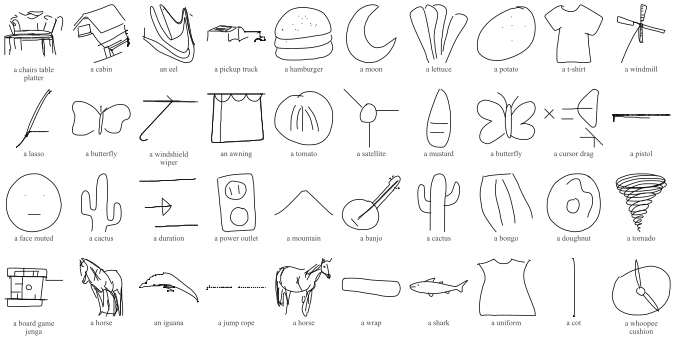

Reproduce this figure in Python.
import json
import os
import sys
import textwrap

import matplotlib
matplotlib.use("Agg")
import matplotlib.pyplot as plt
import numpy as np

sys.path[:0] = ["inference", "tools", "."]
import figures
import pen as mini
from strokes import Strokes, held_out

SOURCES = ["quickdraw", "tuberlin", "sketchy", "things", "seva", "controlsketch", "icons"]


def captions(n, rng, holdout=20):
    found = []
    for source in SOURCES:
        f = Strokes(f"data/{source}.sketch.parquet").files[0]
        rows = np.flatnonzero(held_out(f, holdout))
        found += [(source, str(f.tables["label"][f.cols["label"][i]])) for i in rng.choice(rows, 400, replace=False)]
    picked = [found[i] for i in rng.choice(len(found), n, replace=False)]
    return [(s, ("an " if t[0].lower() in "aeio" else "a ") + t.replace("_", " ")) for s, t in picked]


def make(out, n=40, seed=0, model="sketch.npz"):
    rng, pen = np.random.default_rng(seed), mini.Pen(model)
    cells = []
    for k, (source, text) in enumerate(captions(n, rng)):
        p = pen.draw(text, temperature=0.4, rng=np.random.default_rng([seed, k]))
        cells.append(dict(text=text, source=source, drawing=np.round(p * [240, 240, 1], 2).tolist()))
        print(k, source, text, flush=True)
    json.dump(cells, open(out + ".json", "w"))


def main(out="paper/figures/random_sketches"):
    if not os.path.exists(out + ".json") or "--fresh" in sys.argv:
        make(out)
    cells = json.load(open(out + ".json"))
    plt.rcParams.update({"font.family": "serif", "font.serif": ["Times New Roman", "Times", "STIXGeneral"]})
    fig, axes = plt.subplots(4, 10, figsize=(6.75, 3.4))
    for ax, cell in zip(axes.ravel(), cells):
        ax.axis("off")
        figures.ink(ax, figures.points(cell["drawing"]), 0.55, 0.04)
        ax.text(0.5, -0.04, textwrap.fill(cell["text"], 16), transform=ax.transAxes, fontsize=5.5, ha="center", va="top", color="#444")
    fig.subplots_adjust(left=0.005, right=0.995, top=0.995, bottom=0.06, wspace=0.12, hspace=0.32)
    fig.savefig(out + ".pdf")
    fig.savefig(out + ".png", dpi=170)


if __name__ == "__main__":
    main()
